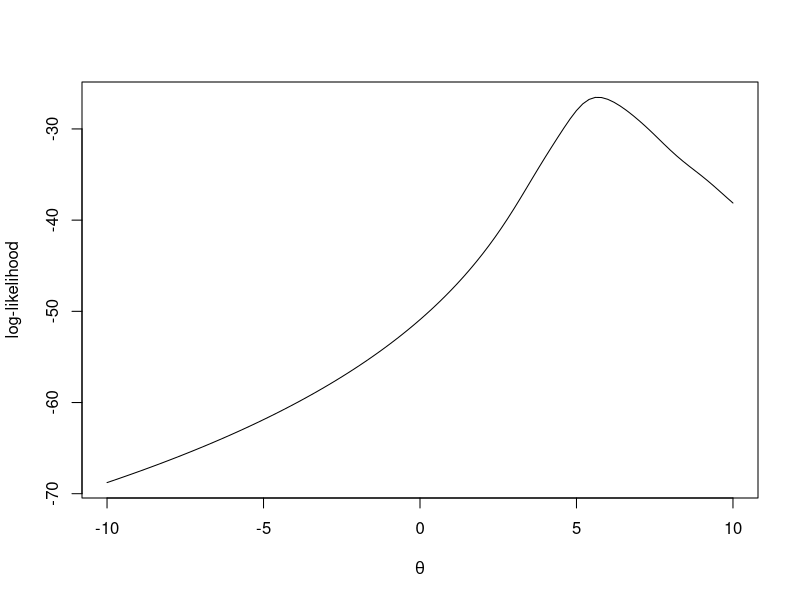
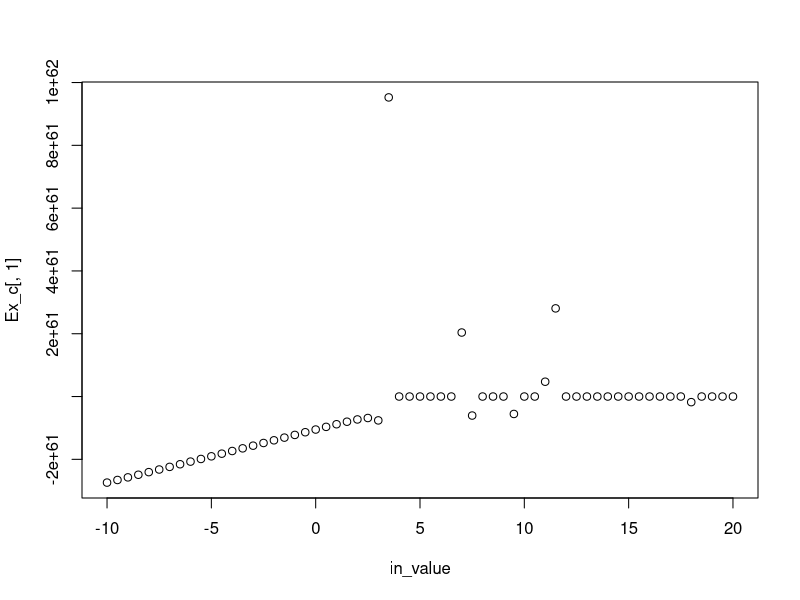
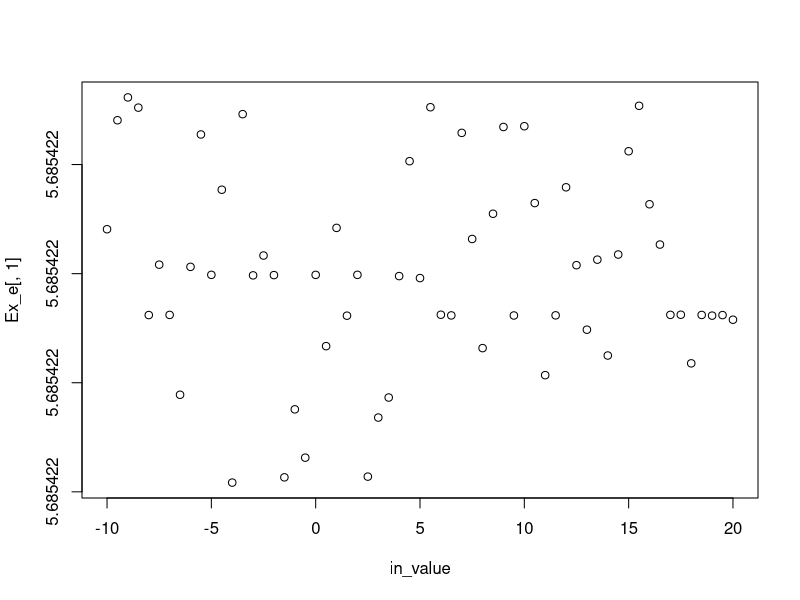

The R source for these figures, in order:
## ---- chunk 1
set.seed(20180909)
n = 10


data <- rcauchy(n,5,1)
in_value = seq(-10, 20, by=0.5);

m <- length(in_value)
y <- c()

Log_like=function(theta)
{
  Hee= -(length(data)*log(pi) + sum(log(1+(theta-data)^2))) #-log
  return(Hee)
}

curve(sapply(x,Log_like),-10,10,xlab=expression(theta), ylab='log-likelihood')
## ---- chunk 2
set.seed(20180909)
n = 10


data <- rcauchy(n,5,1)
in_value = seq(-10, 20, by=0.5);

m <- length(in_value)

first_deri=function(theta){
  first_deri=-2*sum((theta-data)/(1+(theta-data)^2))
  return(first_deri)
}
second_deri=function(theta){
  second_deri=-2*sum((1-(theta-data)^2)/(1+(theta-data)^2)^2)
  return(second_deri)
}

Newton = function(in_value,max, tol=1e-10){
  curr=in_value
  for(i in 1:max)
  {
    update=curr-first_deri(curr)/second_deri(curr)
    if(abs(update-curr)<tol) break
    curr=update
    
  }
  return(c(curr,i))
}


iii=length(in_value)
Ex_c=matrix(0,iii,2)
for(i in 1:iii){
 Ex_c[i,]=Newton(in_value[i], 200) 
  
}
  
  plot(in_value,Ex_c[,1])
## ---- chunk 3
  set.seed(20180909)
  n = 10
  
  
  data <- rcauchy(n,5,1)
  in_value = seq(-10, 20, by=0.5);
  
  m <- length(in_value)
  
  first_deri=function(theta){
    first_deri=-2*sum((theta-data)/(1+(theta-data)^2))
    return(first_deri)
  }

 fixed_point=function(in_value,alpha, max=1000, tol=1e-10 ){
   
   curr=in_value
   for(i in 1: max)
   {
     update=curr + (alpha*first_deri(curr))
     if (abs(update-curr)<tol) break
     curr=update
   }
return(c(curr,i))   
  
 }
   
alpha_1 <- alpha_0.64 <- alpha_0.25 <- matrix(0,length(in_value),2)

for(i in 1:length(in_value))
{
  alpha_1[i,]=fixed_point(in_value[i],1,1000)
  alpha_0.64[i,]=fixed_point(in_value[i],0.64,1000)
  alpha_0.25[i,]=fixed_point(in_value[i],0.25,1000)
}

alpha_1[,1]
alpha_0.64[,1]
alpha_0.25[,1]
## ---- chunk 4
set.seed(20180909)
n = 10


data <- rcauchy(n,5,1)
in_value = seq(-10, 20, by=0.5);

m <- length(in_value)

first_deri=function(theta){
  first_deri=-2*sum((theta-data)/(1+(theta-data)^2))
  return(first_deri)
}

Newton = function(in_value,max, tol=1e-10){
  curr=in_value
  for(i in 1:max)
  {
    update=curr+2*first_deri(curr)/10
    if(abs(update-curr)<tol) break
    curr=update
    
  }
  return(c(curr,i))
}


iii=length(in_value)
Ex_e=matrix(0,iii,2)
for(i in 1:iii){
  Ex_e[i,]=Newton(in_value[i], 200) 
  
}

plot(in_value,Ex_e[,1])
